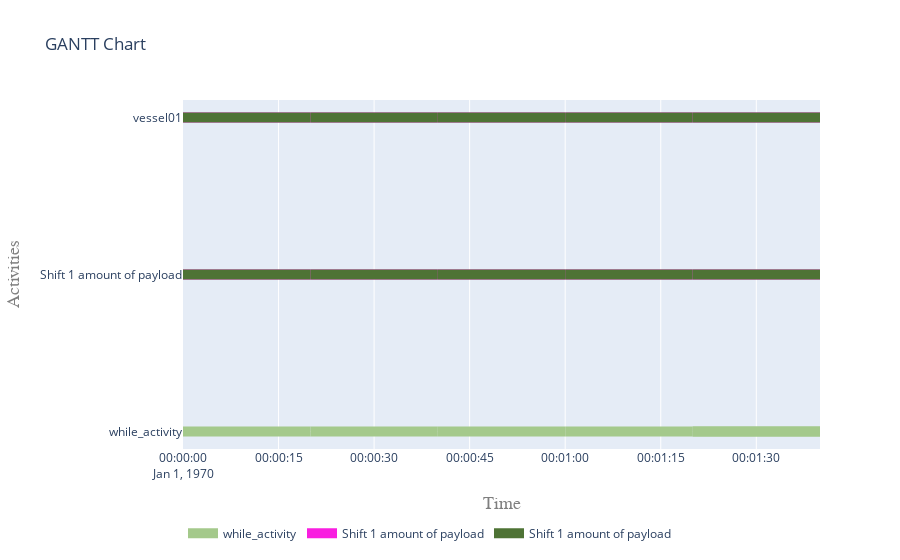

Notebook cell for this chart:
### Markdown cell above
##### 5.2 Visualise gantt charts

### Code cell
plot.get_gantt_chart([while_activity, *sub_processes, vessel01])

### Figure 1 — Plotly figure (JSON) as saved in the notebook; plotly's stock layout.template omitted (floating-point values rounded to 4 significant figures)
{"data": [{"connectgaps": false, "hoverinfo": "y+name", "line": {"color": "rgb(164,201,139)", "width": 10}, "mode": "lines", "name": "while_activity", "type": "scatter", "x": ["1970-01-01T00:00:00", "1970-01-01T00:00:00", "1970-01-01T00:00:20", "1970-01-01T00:00:20", "1970-01-01T00:00:20", "1970-01-01T00:00:20", "1970-01-01T00:00:20", "1970-01-01T00:00:40", "1970-01-01T00:00:40", "1970-01-01T00:00:40", "1970-01-01T00:00:40", "1970-01-01T00:00:40", "1970-01-01T00:01:00", "1970-01-01T00:01:00", "1970-01-01T00:01:00", "1970-01-01T00:01:00", "1970-01-01T00:01:00", "1970-01-01T00:01:20", "1970-01-01T00:01:20", "1970-01-01T00:01:20", "1970-01-01T00:01:20", "1970-01-01T00:01:20", "1970-01-01T00:01:40", "1970-01-01T00:01:40", "1970-01-01T00:01:40", "1970-01-01T00:01:20", "1970-01-01T00:01:20", "1970-01-01T00:01:40", "1970-01-01T00:01:40", "1970-01-01T00:01:40"], "y": ["while_activity", "while_activity", "while_activity", "while_activity", null, "while_activity", "while_activity", "while_activity", "while_activity", null, "while_activity", "while_activity", "while_activity", "while_activity", null, "while_activity", "while_activity", "while_activity", "while_activity", null, "while_activity", "while_activity", "while_activity", "while_activity", null, "while_activity", "while_activity", "while_activity", "while_activity", null]}, {"connectgaps": false, "hoverinfo": "y+name", "line": {"color": "rgb(249,30,224)", "width": 10}, "mode": "lines", "name": "Shift 1 amount of payload", "type": "scatter", "x": ["1970-01-01T00:00:00", "1970-01-01T00:00:00", "1970-01-01T00:00:20", "1970-01-01T00:00:20", "1970-01-01T00:00:20", "1970-01-01T00:00:20", "1970-01-01T00:00:20", "1970-01-01T00:00:40", "1970-01-01T00:00:40", "1970-01-01T00:00:40", "1970-01-01T00:00:40", "1970-01-01T00:00:40", "1970-01-01T00:01:00", "1970-01-01T00:01:00", "1970-01-01T00:01:00", "1970-01-01T00:01:00", "1970-01-01T00:01:00", "1970-01-01T00:01:20", "1970-01-01T00:01:20", "1970-01-01T00:01:20", "1970-01-01T00:01:20", "1970-01-01T00:01:20", "1970-01-01T00:01:40", "1970-01-01T00:01:40", "1970-01-01T00:01:40", "1970-01-01T00:00:00", "1970-01-01T00:00:00", "1970-01-01T00:00:20", "1970-01-01T00:00:20", "1970-01-01T00:00:20", "1970-01-01T00:00:20", "1970-01-01T00:00:20", "1970-01-01T00:00:40", "1970-01-01T00:00:40", "1970-01-01T00:00:40", "1970-01-01T00:00:40", "1970-01-01T00:00:40", "1970-01-01T00:01:00", "1970-01-01T00:01:00", "1970-01-01T00:01:00", "1970-01-01T00:01:00", "1970-01-01T00:01:00", "1970-01-01T00:01:20", "1970-01-01T00:01:20", "1970-01-01T00:01:20", "1970-01-01T00:01:20", "1970-01-01T00:01:20", "1970-01-01T00:01:40", "1970-01-01T00:01:40", "1970-01-01T00:01:40"], "y": ["Shift 1 amount of payload", "Shift 1 amount of payload", "Shift 1 amount of payload", "Shift 1 amount of payload", null, "Shift 1 amount of payload", "Shift 1 amount of payload", "Shift 1 amount of payload", "Shift 1 amount of payload", null, "Shift 1 amount of payload", "Shift 1 amount of payload", "Shift 1 amount of payload", "Shift 1 amount of payload", null, "Shift 1 amount of payload", "Shift 1 amount of payload", "Shift 1 amount of payload", "Shift 1 amount of payload", null, "Shift 1 amount of payload", "Shift 1 amount of payload", "Shift 1 amount of payload", "Shift 1 amount of payload", null, "vessel01", "vessel01", "vessel01", "vessel01", null, "vessel01", "vessel01", "vessel01", "vessel01", null, "vessel01", "vessel01", "vessel01", "vessel01", null, "vessel01", "vessel01", "vessel01", "vessel01", null, "vessel01", "vessel01", "vessel01", "vessel01", null]}, {"connectgaps": false, "hoverinfo": "y+name", "line": {"color": "rgb(78,115,53)", "width": 10}, "mode": "lines", "name": "Shift 1 amount of payload", "type": "scatter", "x": ["1970-01-01T00:00:00", "1970-01-01T00:00:00", "1970-01-01T00:00:20", "1970-01-01T00:00:20", "1970-01-01T00:00:20", "1970-01-01T00:00:20", "1970-01-01T00:00:20", "1970-01-01T00:00:40", "1970-01-01T00:00:40", "1970-01-01T00:00:40", "1970-01-01T00:00:40", "1970-01-01T00:00:40", "1970-01-01T00:01:00", "1970-01-01T00:01:00", "1970-01-01T00:01:00", "1970-01-01T00:01:00", "1970-01-01T00:01:00", "1970-01-01T00:01:20", "1970-01-01T00:01:20", "1970-01-01T00:01:20", "1970-01-01T00:01:20", "1970-01-01T00:01:20", "1970-01-01T00:01:40", "1970-01-01T00:01:40", "1970-01-01T00:01:40", "1970-01-01T00:00:00", "1970-01-01T00:00:00", "1970-01-01T00:00:20", "1970-01-01T00:00:20", "1970-01-01T00:00:20", "1970-01-01T00:00:20", "1970-01-01T00:00:20", "1970-01-01T00:00:40", "1970-01-01T00:00:40", "1970-01-01T00:00:40", "1970-01-01T00:00:40", "1970-01-01T00:00:40", "1970-01-01T00:01:00", "1970-01-01T00:01:00", "1970-01-01T00:01:00", "1970-01-01T00:01:00", "1970-01-01T00:01:00", "1970-01-01T00:01:20", "1970-01-01T00:01:20", "1970-01-01T00:01:20", "1970-01-01T00:01:20", "1970-01-01T00:01:20", "1970-01-01T00:01:40", "1970-01-01T00:01:40", "1970-01-01T00:01:40"], "y": ["Shift 1 amount of payload", "Shift 1 amount of payload", "Shift 1 amount of payload", "Shift 1 amount of payload", null, "Shift 1 amount of payload", "Shift 1 amount of payload", "Shift 1 amount of payload", "Shift 1 amount of payload", null, "Shift 1 amount of payload", "Shift 1 amount of payload", "Shift 1 amount of payload", "Shift 1 amount of payload", null, "Shift 1 amount of payload", "Shift 1 amount of payload", "Shift 1 amount of payload", "Shift 1 amount of payload", null, "Shift 1 amount of payload", "Shift 1 amount of payload", "Shift 1 amount of payload", "Shift 1 amount of payload", null, "vessel01", "vessel01", "vessel01", "vessel01", null, "vessel01", "vessel01", "vessel01", "vessel01", null, "vessel01", "vessel01", "vessel01", "vessel01", null, "vessel01", "vessel01", "vessel01", "vessel01", null, "vessel01", "vessel01", "vessel01", "vessel01", null]}], "layout": {"hovermode": "closest", "legend": {"orientation": "h", "x": 0, "y": -0.2}, "title": {"text": "GANTT Chart"}, "xaxis": {"range": ["1970-01-01T00:00:00", "1970-01-01T00:01:40"], "title": {"font": {"color": "#7f7f7f", "family": "Courier New, monospace", "size": 18}, "text": "Time"}}, "yaxis": {"title": {"font": {"color": "#7f7f7f", "family": "Courier New, monospace", "size": 18}, "text": "Activities"}}}}
